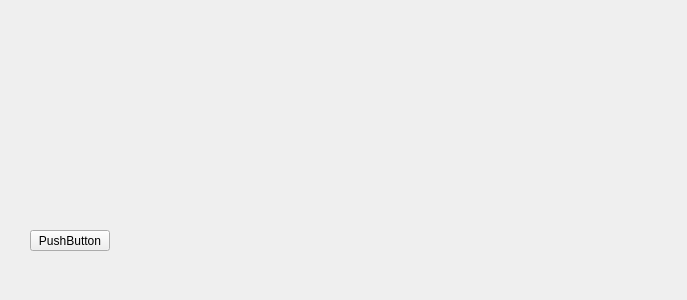
<?xml version="1.0" encoding="UTF-8"?>
<ui version="4.0">
 <class>Card</class>
 <widget class="QWidget" name="Card">
  <property name="geometry">
   <rect>
    <x>0</x>
    <y>0</y>
    <width>687</width>
    <height>300</height>
   </rect>
  </property>
  <property name="windowTitle">
   <string>Form</string>
  </property>
  <widget class="QPushButton" name="pushButton">
   <property name="geometry">
    <rect>
     <x>30</x>
     <y>230</y>
     <width>80</width>
     <height>21</height>
    </rect>
   </property>
   <property name="text">
    <string>PushButton</string>
   </property>
  </widget>
 </widget>
 <resources/>
 <connections/>
</ui>
